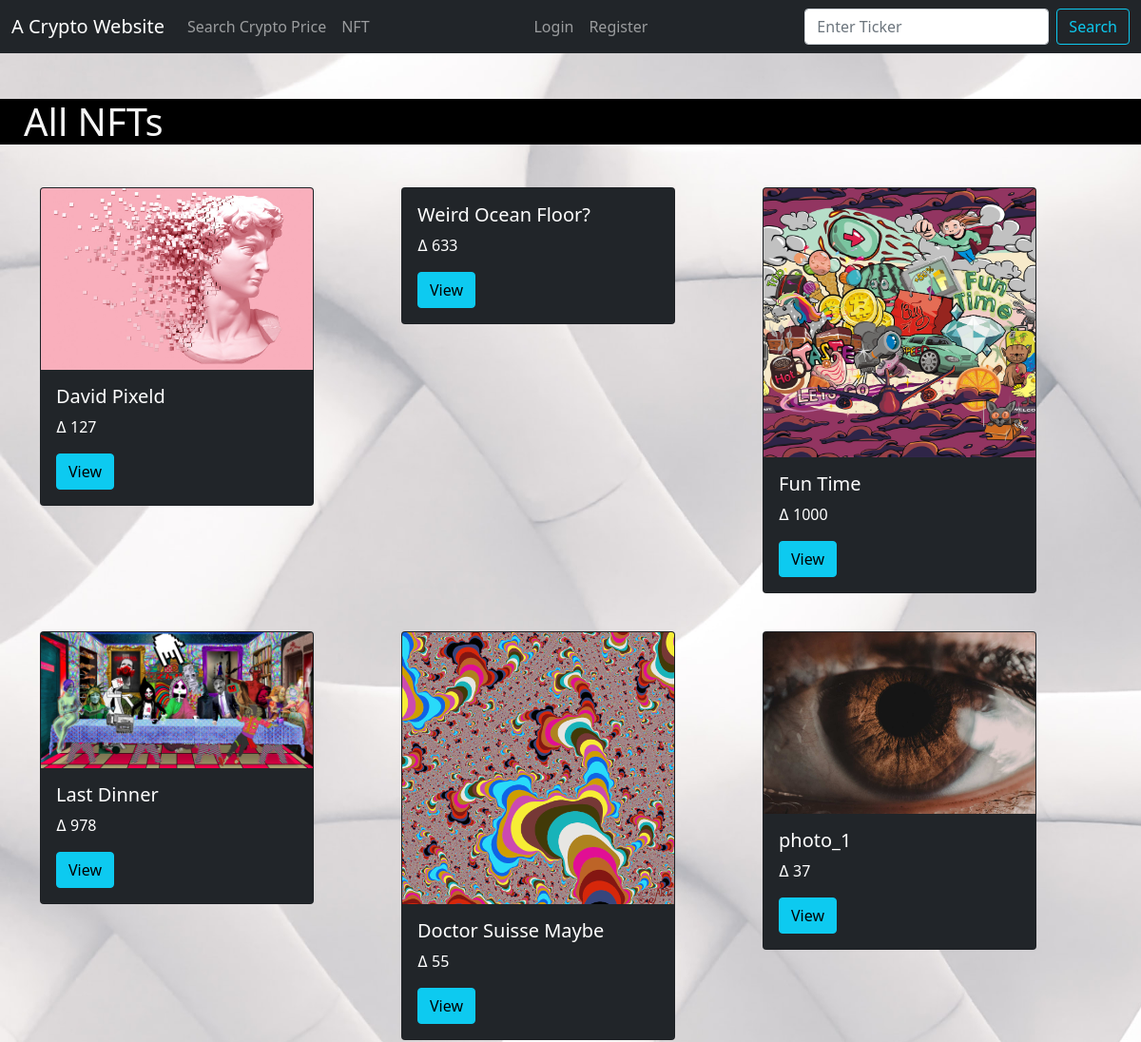
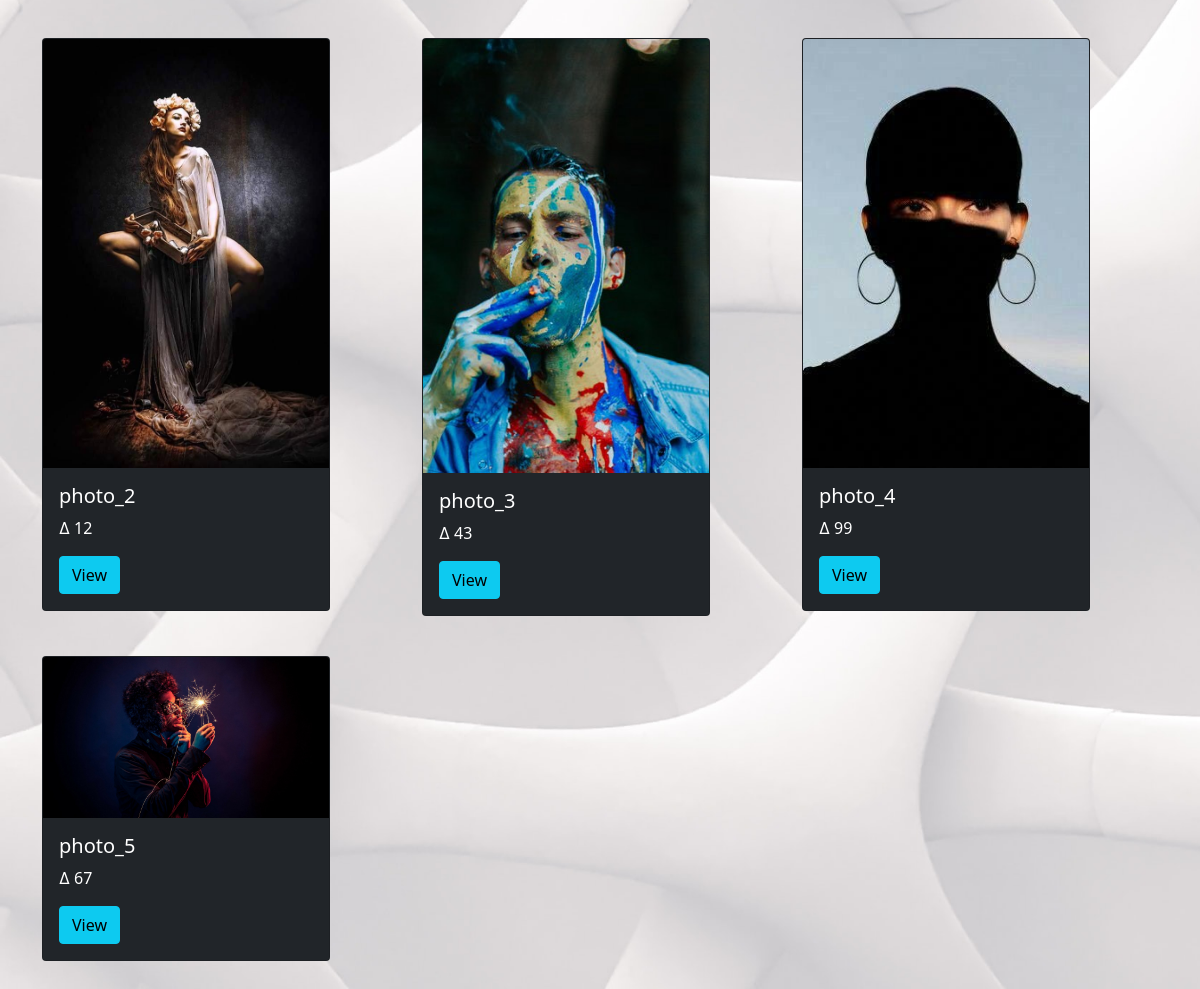
The app's page /all_nft/ with its own data (2 pictures, top to bottom).
### store/models.py (models this page shows, shortened)
class Nonft(models.Model):
    nonft_name = models.CharField(max_length = 280, unique = True)
    slug = models.SlugField(max_length = 280, unique = True)
    nonft_description = models.TextField(max_length = 500, blank = True)
    price = models.IntegerField()
    images = models.ImageField(upload_to = 'photos/products')
    quantity = models.IntegerField()
    is_available = models.BooleanField(default = True)
    category = models.ForeignKey(Category, on_delete=models.CASCADE)
    created_date = models.DateTimeField(auto_now_add = True)
    modified_date = models.DateTimeField(auto_now = True)

### crypto/views.py (the view)
# urls.py: path('all_nft/', views.all_nft, name="all_nft"),
def all_nft(request):
    nonfts = Nonft.objects.all().filter(is_available = True)
    context = {
        'nonfts': nonfts
    }
    return render(request, 'crypto/all_nft.html', context)

### crypto/templates/crypto/all_nft.html
{% extends 'base.html' %}
{% block content %}
<br>
    <h1 id="nft-banner">All NFTs</h1>
    <div class="container">
        <div class="row">
            {% for n in nonfts %}
            <div class="col-sm">
                <div class="card text-white bg-dark mb-3" style="width: 18rem;">
                    <img src="{{n.images.url}}" class="card-img-top" alt="{{n.description}}">
                    <div class="card-body">
                        <h5 class="card-title">{{n.nonft_name}}</h5>
                        <p class="card-text"> ∆ {{n.price}}</p>
                        <a href="#" class="btn btn-info">View</a>
                    </div>
                </div>
                <br>
            </div>
            {% endfor %}
        </div>
    </div>
{% endblock %}

### templates/base.html (shortened to what this page needs)
<!doctype html>
<html lang="en">
    <head>
    {% load static %}
    <link rel="stylesheet" href="{% static 'css/style.css' %}" type="text/css">
    <link href="https://cdn.jsdelivr.net/npm/bootstrap@5.0.1/dist/css/bootstrap.min.css" rel="stylesheet">
    </head>
    <body id="image-bg">
        <nav class="navbar navbar-expand-lg navbar-dark bg-dark">
            <div class="container-fluid">
                <a class="navbar-brand" href="{% url 'home' %}">A Crypto Website</a>
                <div class="collapse navbar-collapse" id="navbarSupportedContent">
                <ul class="navbar-nav me-auto mb-2 mb-lg-0">
                    <li class="nav-item">
                        <a class="nav-link" href="{% url 'prices' %}">Search Crypto Price</a>
                    </li>
                    <li class="nav-item">
                        <a class="nav-link" href="{% url 'all_nft' %}">NFT</a>
                    </li>
                    </ul>
                <ul class="navbar-nav me-auto mb-2 mb-lg-0">
                    {% if user.is_authenticated %}
                    <li class="nav-item">
                        <a class="nav-link" href="{% url 'logout' %}">Logout</a>
                    </li>
                    <li class="nav-item">
                        <a class="nav-link" href="{% url 'edit_profile' %}">Edit Profile</a>
                    </li>
                    <li class="nav-item">
                        <a class="nav-link" href="{% url 'change_password' %}">Change Password</a>
                    </li>
                    {% else %}
                    <li class="nav-item">
                        <a class="nav-link" href="{% url 'login' %}">Login</a>
                    </li>
                    <li class="nav-item">
                        <a class="nav-link" href="{% url 'register' %}">Register</a>
                    </li>
                    {% endif %}
                </ul>
                <form class="d-flex" method="POST" action="{% url 'prices' %}">
                    <input class="form-control me-2" type="search" placeholder="Enter Ticker" aria-label="Search" name="quote">
                    <button class="btn btn-outline-info" type="submit">Search</button>
                </form>
                </div>
            </div>
            </nav>
        <br>
            {% block content %}
            {% endblock %}
    </body>
</html>

### static/css/style.css (style rules this page uses)
#image-bg { background-image: url("/static/crypto/media/bg_links.jpg"); background-repeat: repeat; background-size: cover; background-attachment: fixed; }
#nft-banner { background-color: black; color: whitesmoke; padding: 0px 25px; margin-bottom: 45px; }

### records on screen
Nonft: images (picture), nonft_name "David Pixeld", price "127"
Nonft: nonft_name "Weird Ocean Floor?", price "633"
Nonft: images (picture), nonft_name "Fun Time", price "1000"
Nonft: images (picture), nonft_name "Last Dinner", price "978"
Nonft: images (picture), nonft_name "Doctor Suisse Maybe", price "55"
Nonft: images (picture), nonft_name "photo_1", price "37"
Nonft: images (picture), nonft_name "photo_2", price "12"
Nonft: images (picture), nonft_name "photo_3", price "43"
Nonft: images (picture), nonft_name "photo_4", price "99"
Nonft: images (picture), nonft_name "photo_5", price "67"
